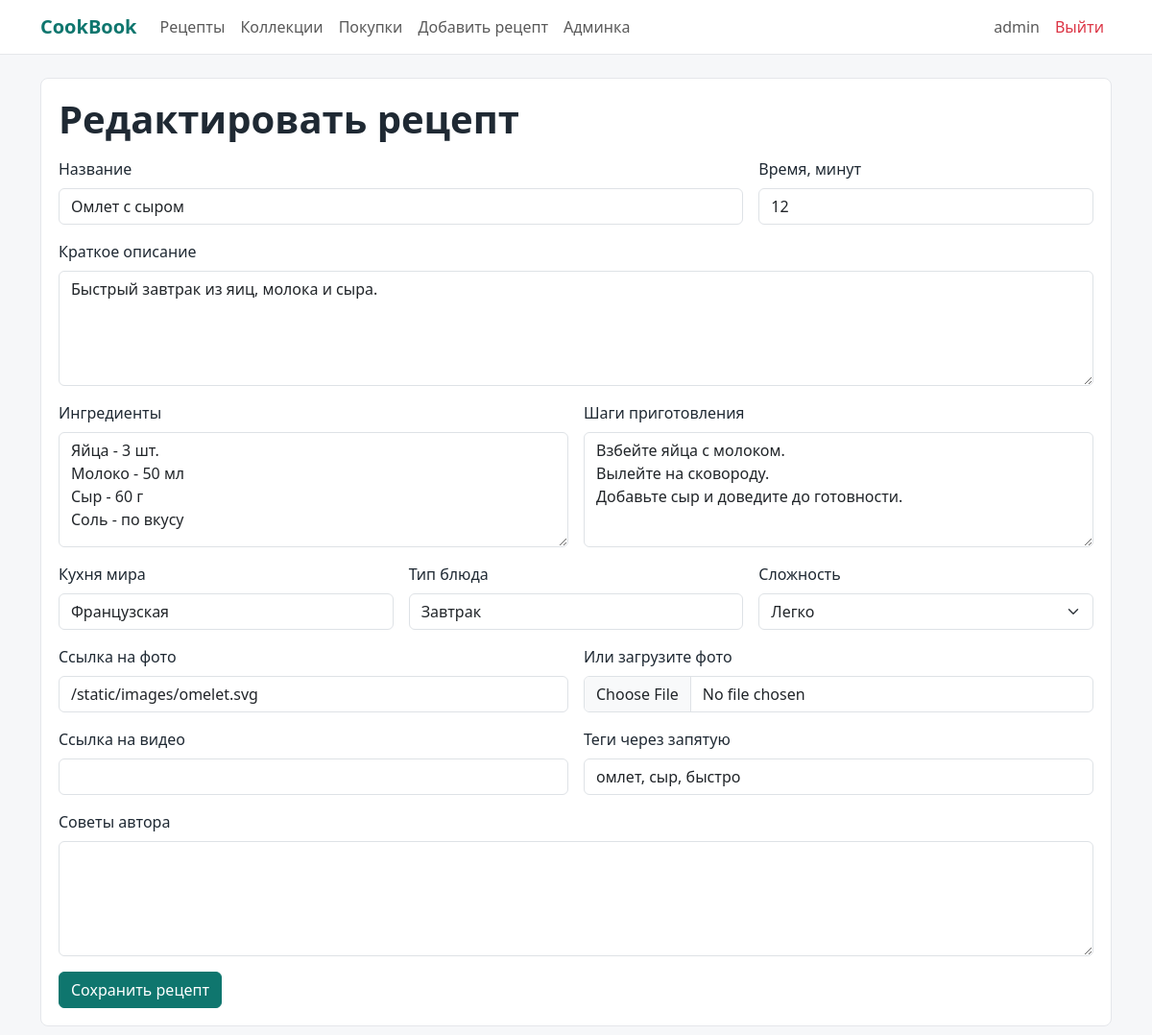
The app's page /recipe/7/edit (signed in) with its own data.
### data/models.py (models this page shows, shortened)
class User(SqlAlchemyBase, UserMixin):
    __tablename__ = "users"
    id = sa.Column(sa.Integer, primary_key=True, autoincrement=True)
    username = sa.Column(sa.String(80), unique=True, nullable=False)
    name = sa.Column(sa.String(120), nullable=False)
    email = sa.Column(sa.String(120), unique=True, nullable=True)
    phone = sa.Column(sa.String(20), unique=True, nullable=True)
    avatar_url = sa.Column(sa.String(300), nullable=True)
    role = sa.Column(sa.String(20), nullable=False, default="user")
    is_blocked = sa.Column(sa.Boolean, nullable=False, default=False)
    hashed_password = sa.Column(sa.String(250), nullable=False)
    created_date = sa.Column(sa.DateTime, default=dt.datetime.now)
    @property
    def is_admin(self):
        return self.role == "admin"

class Recipe(SqlAlchemyBase):
    __tablename__ = "recipes"
    id = sa.Column(sa.Integer, primary_key=True, autoincrement=True)
    title = sa.Column(sa.String(160), nullable=False, unique=True)
    short_description = sa.Column(sa.String(500), nullable=False)
    ingredients = sa.Column(sa.Text, nullable=False)
    steps = sa.Column(sa.Text, nullable=False)
    tips = sa.Column(sa.Text, nullable=True)
    image_url = sa.Column(sa.String(300), nullable=True)
    video_url = sa.Column(sa.String(300), nullable=True)
    cuisine = sa.Column(sa.String(80), nullable=False)
    dish_type = sa.Column(sa.String(80), nullable=False)
    difficulty = sa.Column(sa.String(30), nullable=False)
    cook_time = sa.Column(sa.Integer, nullable=False)
    tags = sa.Column(sa.String(250), nullable=True)
    status = sa.Column(sa.String(20), nullable=False, default="pending")
    views = sa.Column(sa.Integer, nullable=False, default=0)
    created_date = sa.Column(sa.DateTime, default=dt.datetime.now)
    author_id = sa.Column(sa.Integer, sa.ForeignKey("users.id"), nullable=True)
    author = relationship("User")
    reviews = relationship("Review", back_populates="recipe", cascade="all, delete-orphan")
    collections = relationship("Collection", secondary=collection_recipes, back_populates="recipes")

### main.py (the view, shortened to what this page needs)
@app.route("/recipe/<int:recipe_id>/edit", methods=["GET", "POST"])
@login_required
def edit_recipe(recipe_id):
    db_sess = db_session.create_session()
    recipe = db_sess.get(Recipe, recipe_id)
    if not recipe or (recipe.author_id != current_user.id and not current_user.is_admin):
        abort(403)
    form = RecipeForm(obj=recipe)
    return render_template("recipe_form.html", form=form, title="Редактировать рецепт")

### data/db_session.py (called while the page is built)
def create_session():
    return __factory()

def remove_session():
    if __factory:
        __factory.remove()

### main.py (called while the page is built)
@login_manager.user_loader
def load_user(user_id):
    db_sess = db_session.create_session()
    return db_sess.get(User, int(user_id))

### templates/recipe_form.html (shortened to what this page needs)
{% extends "base.html" %}
{% block content %}
<div class="panel">
    <h1 class="fw-bold mb-3">{{ title }}</h1>
    <form method="post" enctype="multipart/form-data">
        <div class="row g-3">
            <div class="col-md-8">{{ form.title.label(class="form-label") }} {{ form.title(class="form-control", maxlength="160") }}</div>
            <div class="col-md-4">{{ form.cook_time.label(class="form-label") }} {{ form.cook_time(class="form-control", min="1", step="1") }}</div>
            <div class="col-12">{{ form.short_description.label(class="form-label") }} {{ form.short_description(class="form-control", maxlength="500") }}</div>
            <div class="col-md-6">{{ form.ingredients.label(class="form-label") }} {{ form.ingredients(class="form-control", placeholder="Мука - 200 г") }}</div>
            <div class="col-md-6">{{ form.steps.label(class="form-label") }} {{ form.steps(class="form-control", placeholder="Каждый шаг с новой строки") }}</div>
            <div class="col-md-4">{{ form.cuisine.label(class="form-label") }} {{ form.cuisine(class="form-control", maxlength="80") }}</div>
            <div class="col-md-4">{{ form.dish_type.label(class="form-label") }} {{ form.dish_type(class="form-control", maxlength="80") }}</div>
            <div class="col-md-4">{{ form.difficulty.label(class="form-label") }} {{ form.difficulty(class="form-select") }}</div>
            <div class="col-md-6">{{ form.image_url.label(class="form-label") }} {{ form.image_url(class="form-control", maxlength="300") }}</div>
            <div class="col-md-6">{{ form.image_file.label(class="form-label") }} {{ form.image_file(class="form-control") }}</div>
            <div class="col-md-6">{{ form.video_url.label(class="form-label") }} {{ form.video_url(class="form-control", maxlength="300") }}</div>
            <div class="col-md-6">{{ form.tags.label(class="form-label") }} {{ form.tags(class="form-control", maxlength="250") }}</div>
            <div class="col-12">{{ form.tips.label(class="form-label") }} {{ form.tips(class="form-control") }}</div>
        </div>
        {{ form.submit(class="btn btn-teal mt-3") }}
    </form>
</div>
{% endblock %}

### templates/base.html (shortened to what this page needs)
<!doctype html>
<html lang="ru">
<head>
    <link href="https://cdn.jsdelivr.net/npm/bootstrap@5.3.3/dist/css/bootstrap.min.css" rel="stylesheet">
</head>
<body>
<nav class="navbar navbar-expand-lg bg-white sticky-top no-print">
    <div class="container">
        <a class="navbar-brand brand" href="{{ url_for('index') }}">CookBook</a>
        <div class="collapse navbar-collapse" id="nav">
            <ul class="navbar-nav me-auto">
                <li class="nav-item"><a class="nav-link" href="{{ url_for('index') }}">Рецепты</a></li>
                {% if current_user.is_authenticated %}
                    <li class="nav-item"><a class="nav-link" href="{{ url_for('collections') }}">Коллекции</a></li>
                    <li class="nav-item"><a class="nav-link" href="{{ url_for('shopping') }}">Покупки</a></li>
                    <li class="nav-item"><a class="nav-link" href="{{ url_for('create_recipe') }}">Добавить рецепт</a></li>
                    {% if current_user.is_admin %}<li class="nav-item"><a class="nav-link" href="{{ url_for('admin') }}">Админка</a></li>{% endif %}
                {% endif %}
            </ul>
            <ul class="navbar-nav">
                {% if current_user.is_authenticated %}
                    <li class="nav-item"><a class="nav-link" href="{{ url_for('profile') }}">{{ current_user.username }}</a></li>
                    <li class="nav-item"><a class="nav-link text-danger" href="{{ url_for('logout') }}">Выйти</a></li>
                {% else %}
                    <li class="nav-item"><a class="nav-link" href="{{ url_for('login') }}">Войти</a></li>
                    <li class="nav-item"><a class="btn btn-teal ms-lg-2" href="{{ url_for('register') }}">Регистрация</a></li>
                {% endif %}
            </ul>
        </div>
    </div>
</nav>
<main class="container py-4">
    {% block content %}{% endblock %}
</main>
</body>
</html>

### templates/base.html (style rules this page uses)
body { background: #f6f7f9; color: #1f2933; }
.navbar { border-bottom: 1px solid #e5e7eb; }
.brand { color: #0f766e !important; font-weight: 800; }
.panel { background: white; border: 1px solid #e5e7eb; border-radius: 8px; padding: 18px; }
.btn-teal { background: #0f766e; border-color: #0f766e; color: white; }
textarea.form-control { min-height: 120px; }

### records on screen
User: username "admin"
Recipe: title "Омлет с сыром", cook_time "12", short_description "Быстрый завтрак из яиц, молока и сыра.", ingredients "Яйца - 3 шт. Молоко - 50 мл Сыр - 60 г Соль - по вкусу", steps "Взбейте яйца с молоком. Вылейте на сковороду. Добавьте сыр и доведите до готовности.", cuisine "Французская", dish_type "Завтрак", difficulty "Легко", image_url "/static/images/omelet.svg", tags "омлет, сыр, быстро"

### other values on screen
{{ title }} "Редактировать рецепт"
